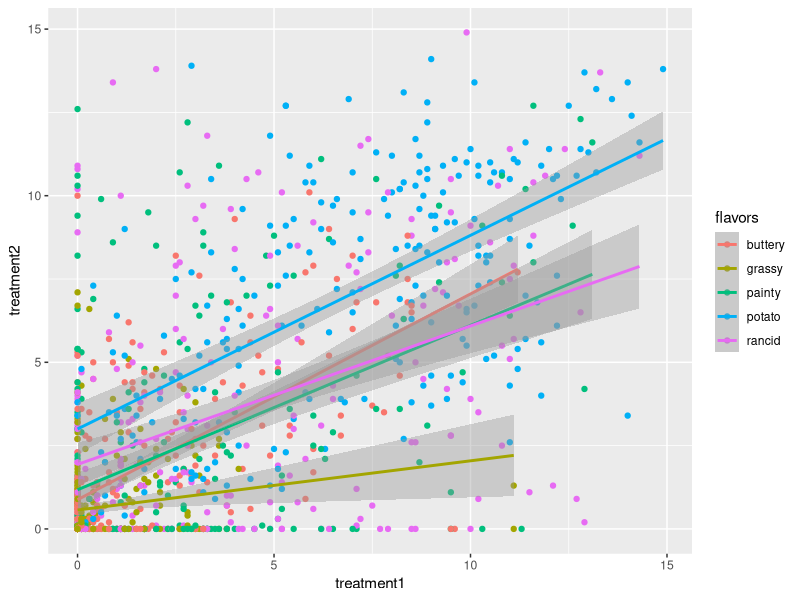
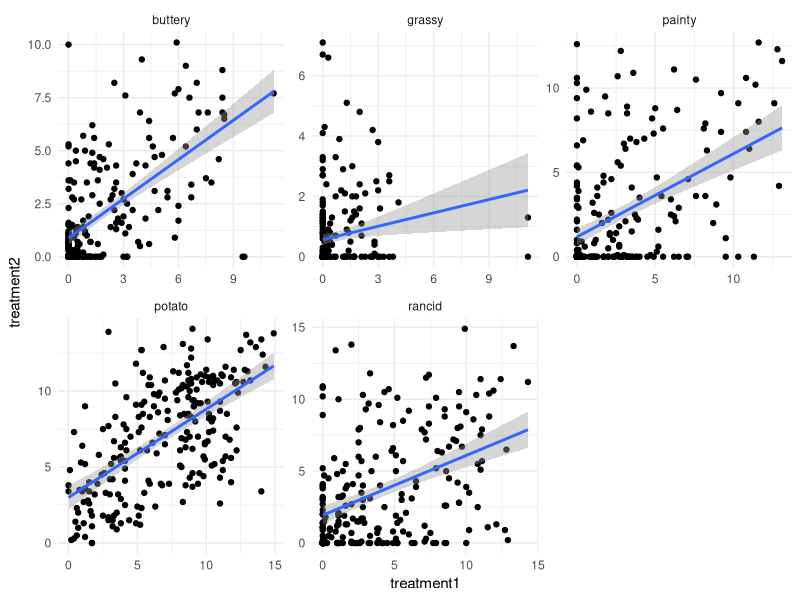
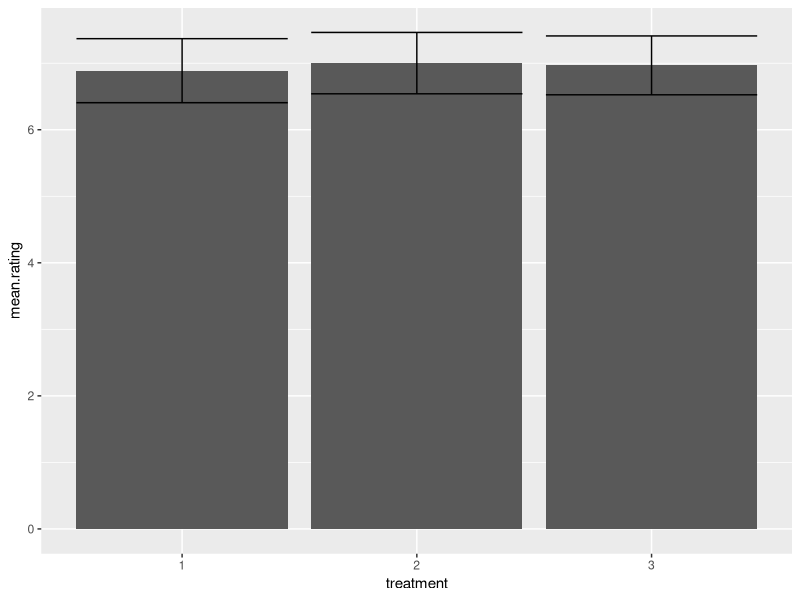
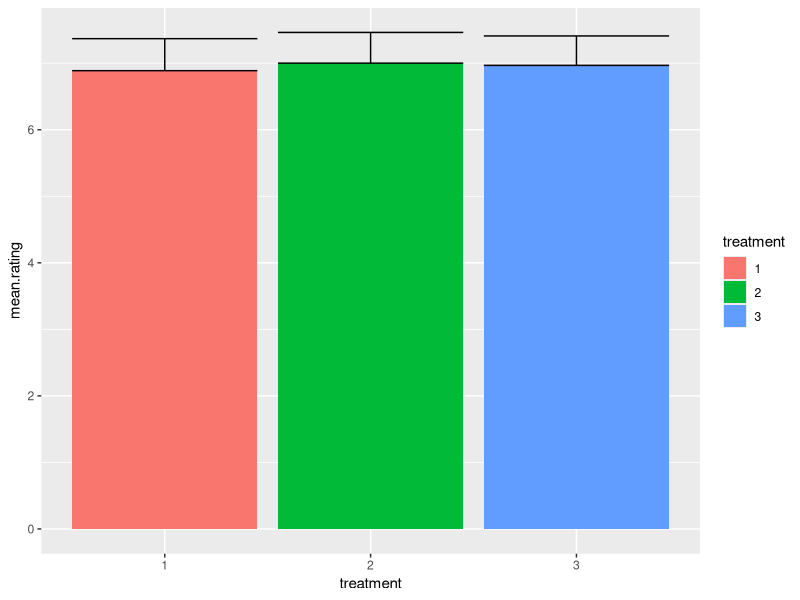

These figures' R source, in order:
## ---- chunk 1
library(tidyverse)
library(reshape2)
ff <- french_fries

## ---- chunk 2

ff.long<- gather(ff, flavors, rating, potato:painty)
head(ff.long)
tail(ff.long)

## ---- chunk 3

levels(ff.long$treatment) <- c("treatment1", "treatment2", "treatment3")
ff.wide <- spread(ff.long, key = "treatment", value = "rating")
head(ff.wide)

## ---- chunk 4

ggplot(ff.wide, aes(treatment1, treatment2, color = flavors)) + 
  geom_point() + 
  geom_smooth(method = "lm")

ggplot(ff.wide, aes(treatment1, treatment2)) + 
  geom_point() + 
  geom_smooth(method = "lm") +
  facet_wrap(~ flavors, scales = "free") +
  theme_minimal()

## ---- chunk 5

sem <- function(x, na.rm = FALSE) { (sd(x, na.rm = na.rm)/sqrt(length(x))) }

sem(rnorm(1e5, sd = 10)) 

## ---- chunk 6

ff <- french_fries

ff.means <- ff %>%
  group_by(treatment) %>%
  summarize(mean.rating = mean(potato, na.rm =TRUE), 
            se = sem(potato, na.rm = TRUE))
## ---- chunk 7

ggplot(ff.means, aes(treatment, mean.rating)) +
  geom_bar(stat = "identity") +
  geom_errorbar(aes(ymin = mean.rating - se*1.96, ymax = mean.rating + se*1.96))

ggplot(ff.means, aes(treatment, mean.rating)) +
  geom_bar(stat = "identity", aes(fill = treatment)) +
  geom_errorbar(aes(ymin = mean.rating, ymax = mean.rating + se*1.96))

